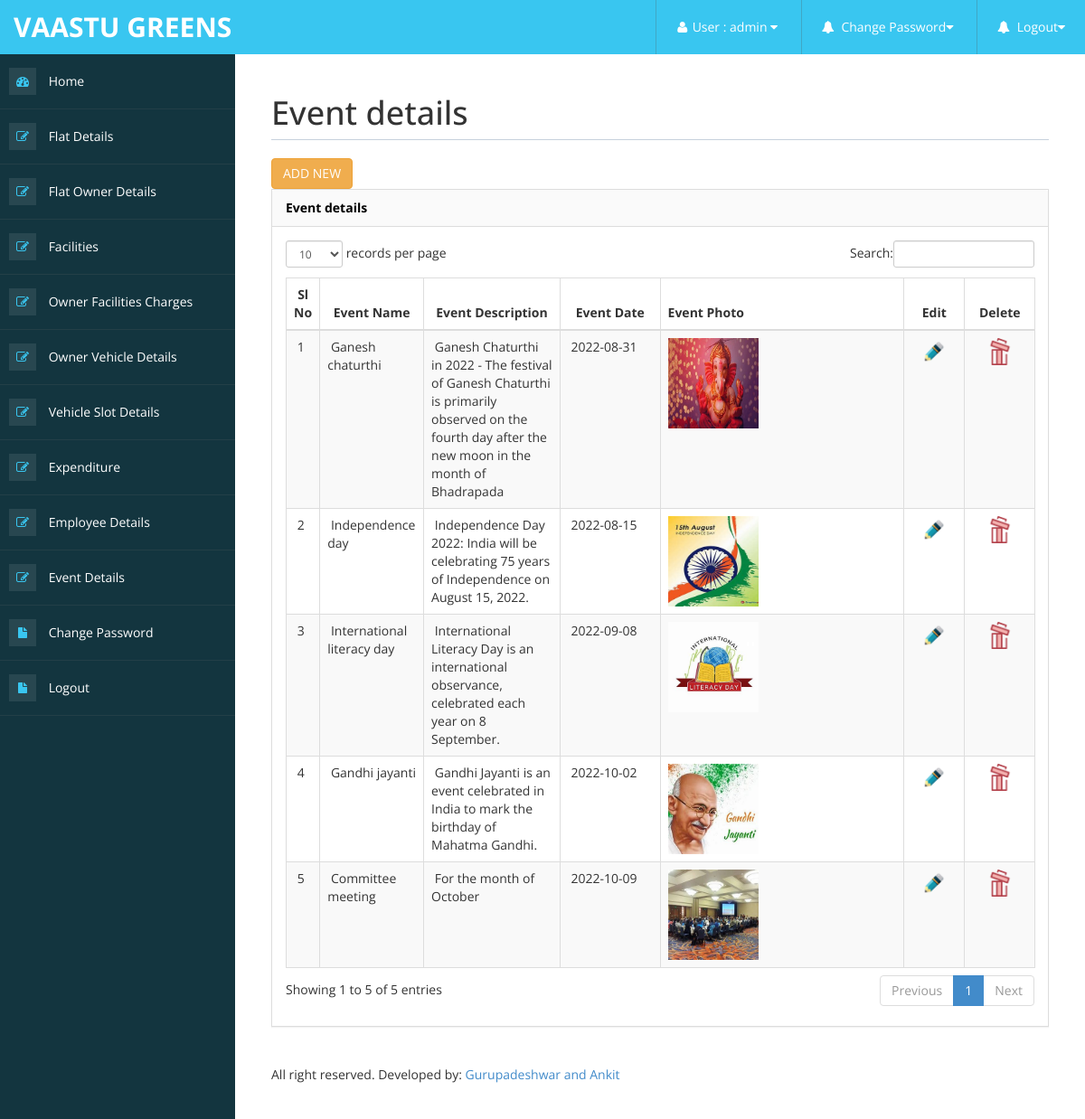
/admin/Event_details_view.php (signed in), run on the app's committed database.
### tables this page shows
CREATE TABLE `event_details` (
  `Event_id` int(10) NOT NULL,
  `Event_name` varchar(50) NOT NULL,
  `Event_description` varchar(200) NOT NULL,
  `Event_date` date NOT NULL,
  `Event_photo` varchar(200) NOT NULL
);

### admin/Event_details_view.php (the view, shortened to what this page needs)
<!DOCTYPE html>
<html xmlns="http://www.w3.org/1999/xhtml">
<head>
<?php include('metadata.php');?>
<?php include('header.php');?>
<?php include('sidebar.php');?>
</head>
<body>
        <div id="page-wrapper" >
            <div id="page-inner">
			 <div class="row">
                    <div class="col-md-12">
                        <h1 class="page-header">
                            Event details
                        </h1>
                    </div>
                </div>
               <a href="Event_details_form.php" class="btn btn-warning btn" >ADD NEW</a>
            <div class="row">
                <div class="col-md-12">
                    <div class="panel panel-default">
                        <div class="panel-heading">
                             Event details </div>
                        <div class="panel-body">
                            <div class="table-responsive">
                                <table class="table table-striped table-bordered table-hover" id="dataTables-example">
                                    <thead>
   <tr>
      <th ><div align="center">Sl No </div></th>
      <th width="97"><div align="center">Event Name</div></th>
      <th width="170"><div align="center">Event Description </div></th>
      <th width="146"><div align="center">Event Date</div></th>
      <th width="400"><div align="left">Event Photo </div></th>
      <th width="71"><div align="center">Edit</div></th>
      <th width="77"><div align="center">Delete</div></th>
    </tr>
	</thead>
	<tbody>
	<?php
	include("../db_connect/db_connect.php");
	$sql="select * from event_details";
	$sl_no=1;
	$res=mysqli_query($conn,$sql);
	while($row=mysqli_fetch_array($res))
	{
	?>
	<tr>
      <td>&nbsp;<?php echo $sl_no++;?></td>
      <td>&nbsp;<?php echo $row['Event_name'];?></td>
      <td>&nbsp;<?php echo $row['Event_description'];?></td>
      <td>&nbsp;<?php echo $row['Event_date'];?></td>
      <td><img src="../images/<?php echo $row['Event_photo'];?>" width="100" height="100"></td>
	  <td><div align="center"><a href="Event_details_edit.php?Event_id=<?php echo $row['Event_id'];?>"><img src="img/EDIT.png" width="30" height="30"</a></div></td>
	  <td><div align="center"><a href="Event_details_delete.php?Event_id=<?php echo $row['Event_id'];?>"><img src="img/delete.png" width="30" height="30"</a></div></td>
    </tr>
	  <?php
	}
	?>
	</tbody>
  </table>
                            </div>
                        </div>
                    </div>
                <?php include('footer.php');?>
			    </div>
</body>
</html>

### admin/assets/css/custom-styles.css (style rules this page uses)
body { font-family: 'Open Sans', sans-serif; }
#page-wrapper { padding: 15px 15px; min-height: 600px; background: #FFFFFF; }
#page-inner { width:100%; margin:10px 20px 10px 0px; background-color:transparent; padding:10px; min-height:1200px; }
h1, .h1, h2, .h2, h3, .h3 { margin-top: 7px; margin-bottom: -5px; }
.panel { border-radius:0px; }
.page-header { padding-bottom: 9px; margin: 10px 0 20px; border-bottom: 1px solid #C7D1DD; }
.panel-default > .panel-heading { color: #000; background-color: #FFFFFF; border-color: #ddd; font-weight:bold; background: #FAFAFA; }
@media (min-width:768px) { #page-wrapper { margin: 0 0 0 260px; padding: 15px 30px; min-height: 1200px; } }

### data on the page
event_details: Event_name "Ganesh chaturthi", Event_description "Ganesh Chaturthi in 2022 - The festival of Ganesh Chaturthi is primarily observed on the fourth day after the new moon in the month of Bhadrapada", Event_date "2022-08-31", Event_photo (picture)
event_details: Event_name "Independence day", Event_description "Independence Day 2022: India will be celebrating 75 years of Independence on August 15, 2022.", Event_date "2022-08-15", Event_photo (picture)
event_details: Event_name "International literacy day", Event_description "International Literacy Day is an international observance, celebrated each year on 8 September.", Event_date "2022-09-08", Event_photo (picture)
event_details: Event_name "Gandhi jayanti", Event_description "Gandhi Jayanti is an event celebrated in India to mark the birthday of Mahatma Gandhi.", Event_date "2022-10-02", Event_photo (picture)
event_details: Event_name "Committee meeting", Event_description "For the month of October", Event_date "2022-10-09", Event_photo (picture)

### other printed values
$_SESSION['uname'] "admin"
